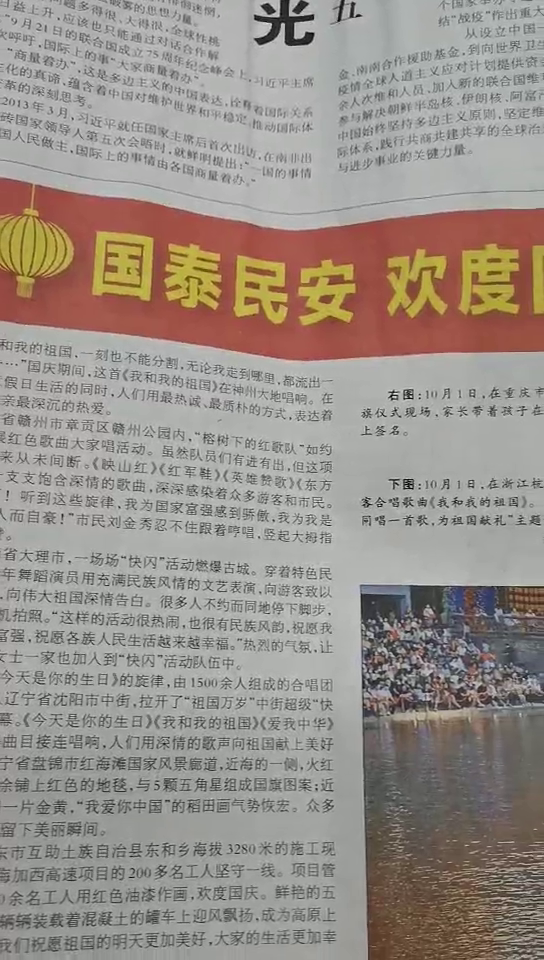
#> input picture frame 44 of 1.mp4, 544 x 960 px, given in place of words.mp4, which was not available
$ python test.py
#> lines starting #> are read from the running program, lines starting #| are printed output that depends on the picture
import cv2
import numpy as np


def undistort(frame):
    fx = 959.4900
    cx = 1059.5
    fy = 960.3653
    cy = 608.9216
    k1, k2, p1, p2, k3 = -0.3982, 0.1373, 0.0, 0.0, 0.0

    k = np.array([
        [fx, 0, cx],
        [0, fy, cy],
        [0, 0, 1]
    ])

    d = np.array([
        k1, k2, p1, p2, k3
    ])
    h, w = frame.shape[:2]
    mapx, mapy = cv2.initUndistortRectifyMap(k, d, None, k, (w, h), 5)
    return cv2.remap(frame, mapx, mapy, cv2.INTER_LINEAR)


cap = cv2.VideoCapture('F:/endoscope/data/words.mp4')

while(cap.isOpened()):
    ret, frame = cap.read()
#> frame is the input picture: shape (960, 544, 3); mean B, G, R 137.5, 144.6, 153
    cv2.imshow('image', undistort(frame))
#> in undistort, `return cv2.remap(frame, mapx, mapy, cv2.INTER_LINEAR)`:
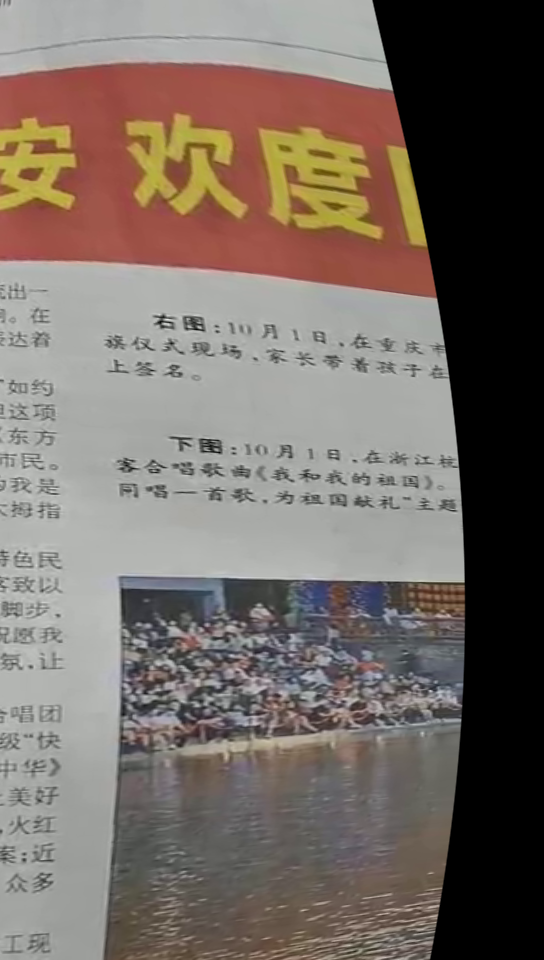
#> returned value: shape (960, 544, 3); mean of channels 0, 1, 2 100.6, 107.5, 117.7; drawn as B, G, R
    # cv2.imshow('image', frame)
    k = cv2.waitKey(20)
#> (key q is pressed here)
    if (k & 0xff == ord('q')):
        break

cap.release()
#> (the run stopped early here; a loop or call above may not have finished)

$ run again, starting later in the video
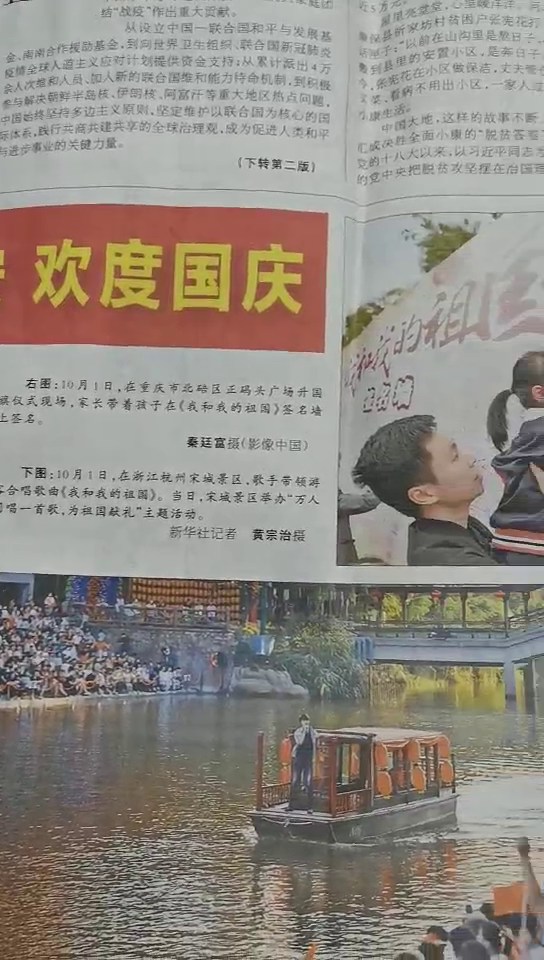
#> input picture frame 199 of 1.mp4, 544 x 960 px, given in place of words.mp4, which was not available
#> frame is the input picture: shape (960, 544, 3); mean B, G, R 130.4, 137.9, 144.2
#> in undistort, `return cv2.remap(frame, mapx, mapy, cv2.INTER_LINEAR)`:
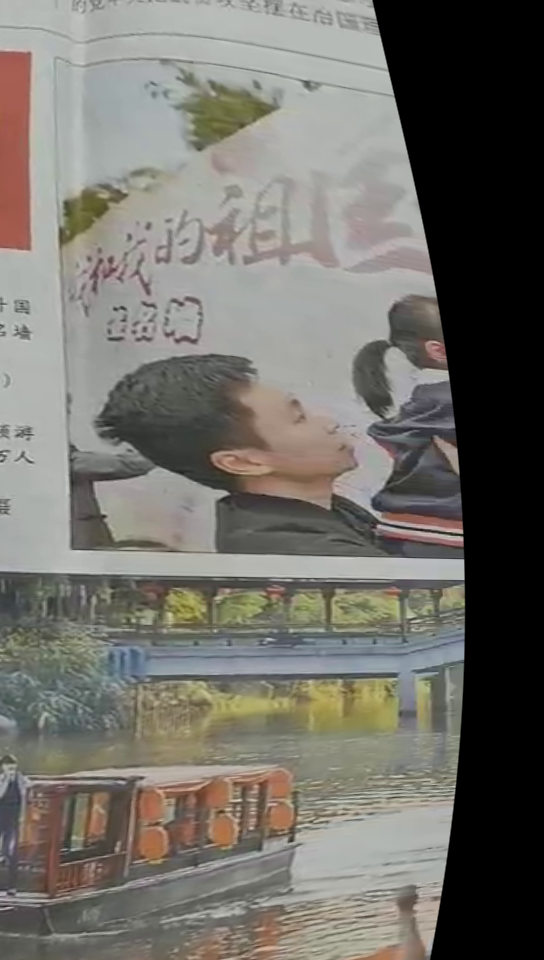
#> returned value: shape (960, 544, 3); mean of channels 0, 1, 2 104.8, 111, 113.5; drawn as B, G, R

$ run again, starting later in the video
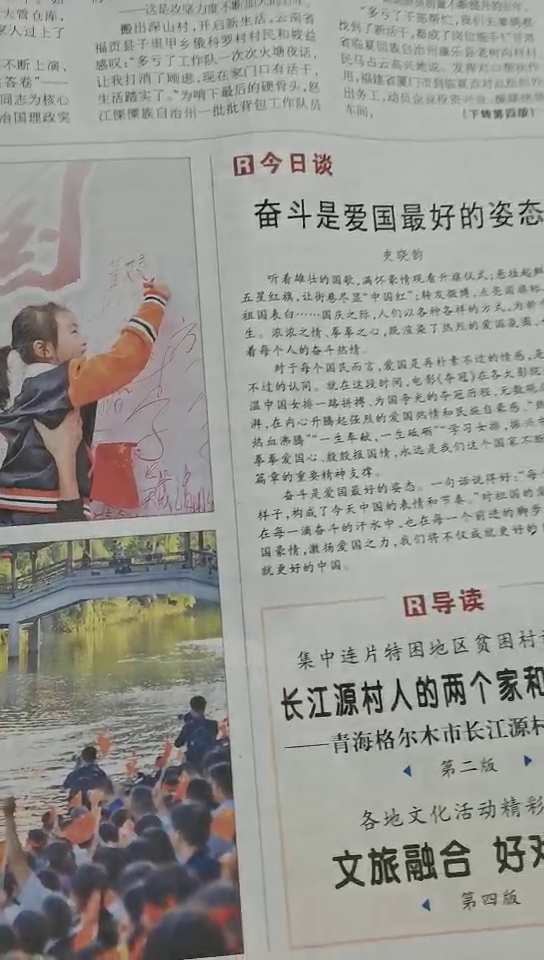
#> input picture frame 355 of 1.mp4, 544 x 960 px, given in place of words.mp4, which was not available
#> frame is the input picture: shape (960, 544, 3); mean B, G, R 147, 151.9, 152.8
#> in undistort, `return cv2.remap(frame, mapx, mapy, cv2.INTER_LINEAR)`:
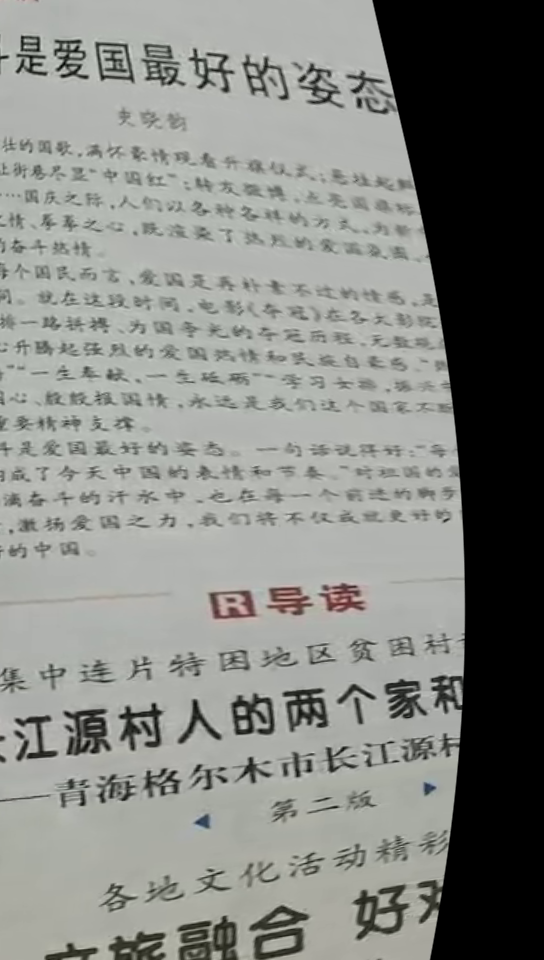
#> returned value: shape (960, 544, 3); mean of channels 0, 1, 2 129, 133.4, 131.6; drawn as B, G, R
